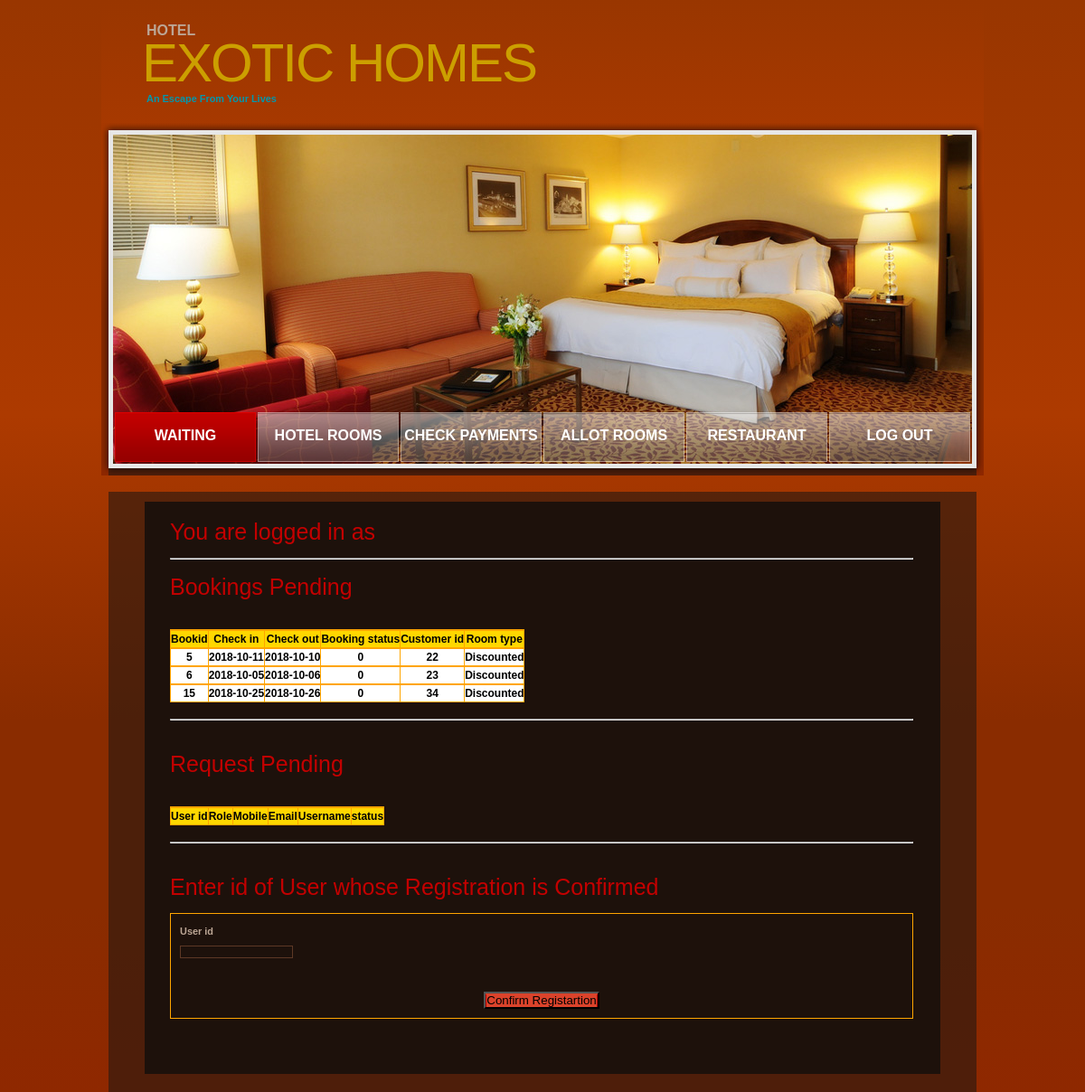
Screenshot of /project/admin.php with the database file from the repository.
### tables this page shows
CREATE TABLE `bookings` (
  `bookid` int(10) NOT NULL,
  `checkin` date NOT NULL,
  `checkout` date NOT NULL,
  `bookstatus` tinyint(1) NOT NULL DEFAULT '0',
  `custid` int(10) NOT NULL,
  `roomtype` varchar(20) NOT NULL,
  `roomid` int(10) DEFAULT NULL
);

### project/admin.php (the view, shortened to what this page needs)
<!DOCTYPE html PUBLIC "-//W3C//DTD XHTML 1.0 Strict//EN" "http://www.w3.org/TR/xhtml1/DTD/xhtml1-strict.dtd">
<html xmlns="http://www.w3.org/1999/xhtml" xml:lang="en" lang="en">
<head>
<link href="style.css" rel="stylesheet" type="text/css" />
<link href="layout.css" rel="stylesheet" type="text/css" />
</head>
<body id="page1" onload="new ElementMaxHeight();">
<div id="main">
  <div id="header">
    <div class="row-1">
      <div class="wrapper">
        <div class="logo">
          <h1><a href="#">Exotic Homes</a></h1>
          <em>Hotel</em> <strong>An Escape From Your Lives</strong> </div>
      </div>
    </div>
    <div class="row-2">
      <div class="indent">
        <div class="header-box">
          <div class="inner">
            <ul class="nav">
              <li><a href="#" class="current">Waiting Requests</a></li>
              <li><a href="room.php">Hotel Rooms</a></li>
              <li><a href="payments.php">Check Payments</a></li>
			   <li><a href="Allot.php">Allot Rooms</a></li>
			   <li><a href="restadmin.php">Restaurant</a></li>
			   <li><a href="logout.php">Log Out</a></li>
            </ul>
          </div>
        </div>
      </div>
    </div>
  </div>
<br/>
 <div id="content">
        <div class="box maxheight">
          <div class="inner">
		  	<div>
		<?php
				echo "<h3>You are logged in as ";
				$ent=$_SESSION['usrname'];
				echo "$ent</h3>";
		?>
		</div>
			<hr/>
			<br/>
         <?php
				$link = mysqli_connect("localhost","root","","hotel_management");
				$sql = "Select * from bookings where bookstatus=0";
				if(mysqli_query($link,$sql)){
				$result=mysqli_query($link,$sql);
				echo "<style>
					table,th,td{
						font-color:#ffffff;
						 border:1px solid orange;
						 border-collapse:collapse;
					}
				</style>
				<h3>Bookings Pending</h3>
				<br/>
				<table style='width=100%;background-color:white;color:black;'>
				<th style='width=20px;'>
				<tr style='background-color:gold;'>
					<th>Bookid</th>
					<th>Check in</th>
					<th>Check out</th>
					<th>Booking status </th>
					<th>Customer id</th>
					<th>Room type</th>
				</tr>";
				while($row=mysqli_fetch_assoc($result))
				{
				echo "
				<th style='width=20px;'>
				<tr>
					<th>$row[bookid]</th>
					<th>$row[checkin]</th>
					<th>$row[checkout]</th>
					<th>$row[bookstatus]</th>
					<th>$row[custid]</th>
					<th>$row[roomtype]</th>
				</tr>";
				}
				echo"</table>";
				}
				else{
					echo "ERROR: could not able to execute $sql.".mysqli_error($link);
				}
				?>
				<?php
				$link = mysqli_connect("localhost","root","","hotel_management");
				$sql = "Select * from users where status=0";
				if(mysqli_query($link,$sql)){
				echo "<br/>
					<hr/>
					<br/>
				<style>
					table,th,td{
						font-color:#ffffff;
						 border:1px solid orange;
						 border-collapse:collapse;
					}
				</style>
				<br/>
				<h3>Request Pending</h3>
				<br/>
				<table style='width=100%;background-color:white;color:black;'>
				<th style='width=20px;'>
				<tr style='background-color:gold;'>
					<th>User id</th>
					<th>Role</th>
					<th>Mobile</th>
					<th>Email</th>
					<th>Username</th>
					<th>status</th>
				</tr>";
				echo"</table>";
				echo '
				<br/>
					<hr/>
					<br/>
				<br/>
				<h3>Enter id of User whose Registration is Confirmed</h3>
            <form action="usersub.php" method="POST" id="reservation-form" style="padding:10px; border:1px solid orange;">
                <div>
                  <label>User id</label>
					<input type="int" name="userid" size="35">
                </div>
				<br/>
				<div>
				<br/>
                <div class="button"><button type="submit" style="background: rgb(219, 67, 43)"><span><span>Confirm Registartion</span></span></button></div>
			</form>';
				}
				else{
					echo "ERROR: could not able to execute $sql.".mysqli_error($link);
				}
				?>
          </div>
      </div>
    </div>
  </div>
</body>
</html>

### project/style.css (style rules this page uses)
* { margin:0; padding:0; }
html, body { height:100%; }
body { background: rgba(153,54,0,1); background: -moz-linear-gradient(top, rgba(153,54,0,1) 0%, rgba(173,58,0,1) 38%, rgba(138,44,0,1) 66%, rgba(138,44,0,1) 83%, rgba(143,40,0,1) 100%); background: -webkit-gradient(left top, left bottom, color-stop(0%, rgba(153,54,0,1)), color-stop(38%, rgba(173,58,0,1)), color-stop(66%, rgba(138,44,0,1)), color-stop(83%, rgba(138,44,0,1)), color-stop(100%, rgba(143,40,0,1))); background: -webkit-linear-gradient(top, rgba(153,54,0,1) 0%, rgba(173,58,0,1) 38%, rgba(138,44,0,1) 66%, rgba(138,44,0,1) 83%, rgba(143,40,0,1) 100%); background: -o-linear-gradient(top, rgba(153,54,0,1) 0%, rgba(173,58,0,1) 38%, rgba(138,44,0,1) 66%, rgba(138,44,0,1) 83%, rgba(143,40,0,1) 100%); background: -ms-linear-gradient(top, rgba(153,54,0,1) 0%, rgba(173,58,0,1) 38%, rgba(138,44,0,1) 66%, rgba(138,44,0,1) 83%, rgba(143,40,0,1) 100%); background: linear-gradient(to bottom, rgba(153,54,0,1) 0%, rgba(173,58,0,1) 38%, rgba(138,44,0,1) 66%, rgba(138,44,0,1) 83%, rgba(143,40,0,1) 100%); filter: progid:DXImageTransform.Microsoft.gradient( startColorstr='#993600', endColorstr='#8f2800', GradientType=0 ); center top #37271c; font-family:Tahoma, Geneva, sans-serif; font-size:100%; line-height:1.125em; color:#bca695; }
input, select, textarea { font-family:Tahoma, Geneva, sans-serif; font-size:1em; }
.wrapper { width:100%; overflow:hidden; }
input, select { vertical-align:middle; font-weight:normal; }
#reservation-form { font-size:.91em; font-weight:bold; }
#reservation-form label { display:block; padding-bottom:4px; }
#reservation-form input { width:123px; text-align:center; border:1px solid #5d3825; background:#1d110b; color:#bca695; }
#reservation-form .button { font-size:1em; }
ul { list-style:none; }
a { color:#bca695; outline:none; }
h1 { font-family:"Trebuchet MS", Arial, Helvetica, sans-serif; font-size:60px; line-height:1em; color:##cc9f00; text-transform:uppercase; font-weight:normal; letter-spacing:-2px; }
h1 a { color:#cc9f00; text-decoration:none; }
h3 { font-family:"Trebuchet MS", Arial, Helvetica, sans-serif; color:#c30000; font-size:25px; line-height:1em; font-weight:normal; margin-bottom:16px; }
.button { text-align:center; font-size:.91em; }
.button span { display:inline-block; background:url(images/button-side.gif) no-repeat left top; padding-left:1px; }
.button span span { background:url(images/button-side.gif) no-repeat right top; padding-right:1px; padding-left:0; }
.box { background:#1d110b; width:100%; }
.box .inner { padding:21px 30px 30px 28px; }
#header .row-1 { height:136px; }
#header .row-2 { height:390px; background:url(images/header-bg.png) no-repeat left bottom; }
#header .row-2 .indent { padding:13px 0 0 13px; }
#header .logo { float:left; padding:40px 0 0 45px; }
#header .logo em { position:absolute; top:25px; text-transform:uppercase; font-style:normal; font-size:16px; font-family:"Trebuchet MS", Arial, Helvetica, sans-serif; font-weight:bold; padding-left:5px; }
#header .logo strong { color:#0098ad; font-size:.91em; padding-left:5px; }
.header-box { background:url(images/header-bg1.jpg) no-repeat left top; width:950px; height:364px; }
.header-box .inner { padding:307px 0 0 2px; }
#header .nav { overflow:hidden; }
#header .nav li { display:inline; }
#header .nav li a { display:block; float:left; width:156px; height:55px; line-height:52px; font-size:16px; text-transform:uppercase; font-weight:bold; color:#fff; text-decoration:none; font-family:"Trebuchet MS", Arial, Helvetica, sans-serif; text-align:center; margin-right:2px; background:url(images/nav-bg1.png) no-repeat left top; }
#header .nav li a.current { background:url(images/nav-bg2.png) no-repeat left top; }
#content { background:url(images/content-bg.png) left top; margin:0 8px; padding:11px 40px 20px 40px; }

### project/admin.php (style rules this page uses)
table,th,td { font-color:#ffffff; border:1px solid orange; border-collapse:collapse; }

### rows the page displays
bookings: bookid "5", checkin "2018-10-11", checkout "2018-10-10", bookstatus "0", custid "22", roomtype "Discounted"
bookings: bookid "6", checkin "2018-10-05", checkout "2018-10-06", bookstatus "0", custid "23", roomtype "Discounted"
bookings: bookid "15", checkin "2018-10-25", checkout "2018-10-26", bookstatus "0", custid "34", roomtype "Discounted"
